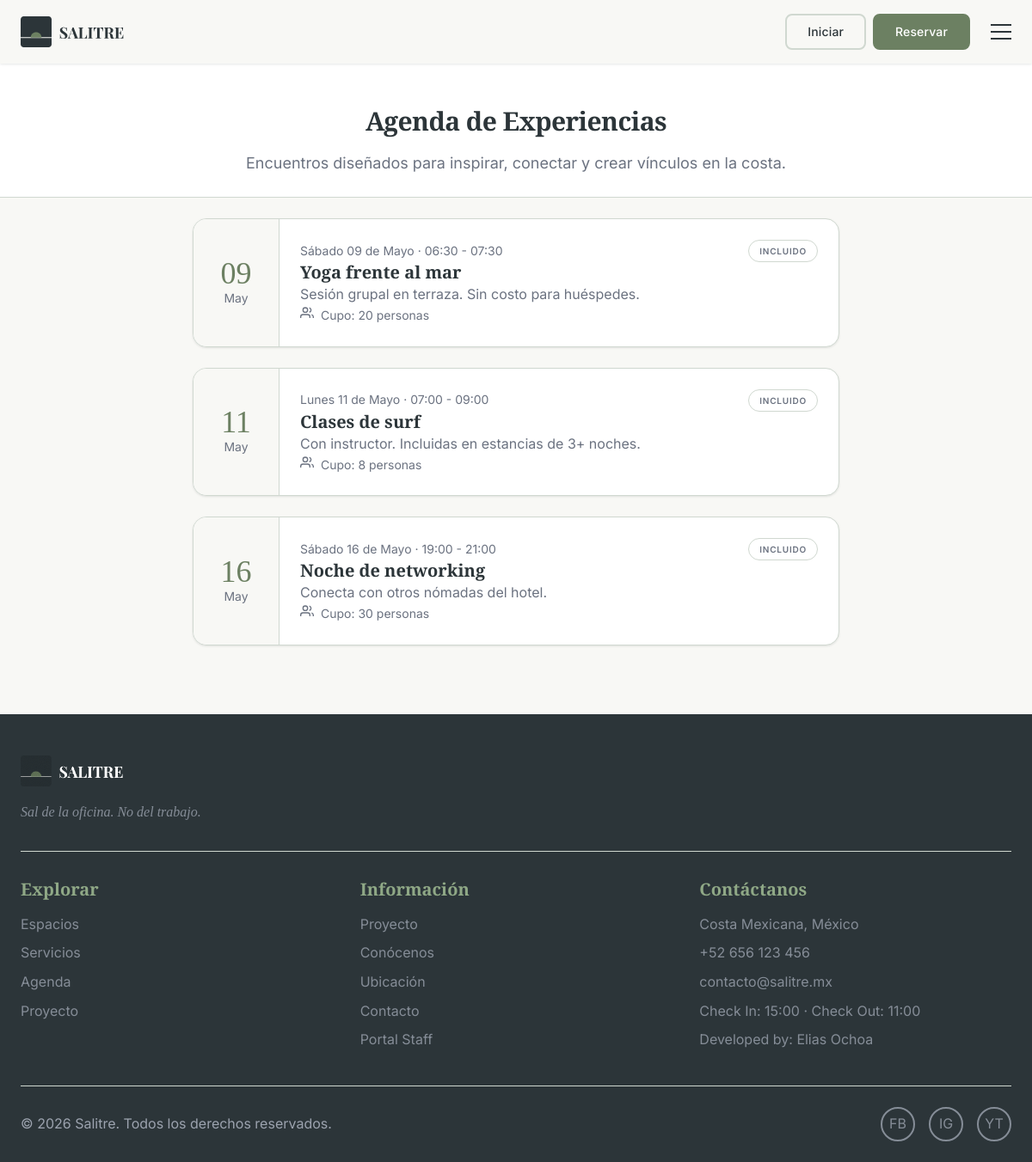
The page /client/agenda/index.php on the database its author committed.
### tables this page shows
CREATE TABLE eventos (
  id           INT AUTO_INCREMENT PRIMARY KEY,
  titulo       VARCHAR(150) NOT NULL,
  descripcion  TEXT,
  fecha_evento DATE NOT NULL,
  hora_inicio  TIME NULL,
  hora_fin     TIME NULL,
  cupo         SMALLINT UNSIGNED NULL,
  activo       TINYINT(1) NOT NULL DEFAULT 1,
  creado_en    TIMESTAMP DEFAULT CURRENT_TIMESTAMP,
  KEY idx_fecha (fecha_evento)
);

### client/agenda/index.php (called while the page is built, shortened)
<?php
$eventos = [];
try {
    $pdo = conectarDB();
    $stmt = $pdo->prepare(
        "SELECT * FROM eventos WHERE activo = 1 AND fecha_evento >= CURDATE()
         ORDER BY fecha_evento ASC, hora_inicio ASC"
    );
    $stmt->execute();
    $eventos = $stmt->fetchAll();
} catch (PDOException $e) {
    error_log("Error Agenda: " . $e->getMessage());
}
require_once dirname(__DIR__) . "/includes/header.php";
require_once dirname(__DIR__) . "/includes/nav.php";
require __DIR__ . '/index.view.php';
?>

### client/agenda/index.view.php (the view)
<div class="page-offset"></div>
<header class="agenda-hero section-pad text-center fade-in">
    <div class="container">
        <h1 class="section-title">Agenda de Experiencias</h1>
        <p class="text-muted text-lg max-w-2xl mx-auto">Encuentros diseñados para inspirar, conectar y crear vínculos en la costa.</p>
    </div>
</header>
<section class="agenda-content pb-12">
    <div class="container container--narrow">
        <?php if (empty($eventos)): ?>
            <div class="agenda-empty fade-in text-center p-8 mt-4" style="background:var(--color-surface); border:1px dashed var(--color-border); border-radius:var(--radius-lg);">
                <p class="text-muted text-lg">No hay eventos programados próximamente.</p>
            </div>
        <?php else: ?>
            <div class="agenda-list grid gap-6">
                <?php
                $meses = ['Enero','Febrero','Marzo','Abril','Mayo','Junio','Julio','Agosto','Septiembre','Octubre','Noviembre','Diciembre'];
                $dias = ['Lunes','Martes','Miércoles','Jueves','Viernes','Sábado','Domingo'];
                foreach ($eventos as $idx => $ev):
                    $dateObj = new DateTime($ev["fecha_evento"]);
                    $res = $dateObj->format('N');
                    $fecha_legible = $dias[$res - 1] . " " . $dateObj->format('d') . " de " . $meses[$dateObj->format('n') - 1];
                    $horaStr = "Todo el día";
                    if (!empty($ev["hora_inicio"])) {
                        $horaStr = date('H:i', strtotime($ev["hora_inicio"]));
                        if (!empty($ev["hora_fin"])) {
                            $horaStr .= " - " . date('H:i', strtotime($ev["hora_fin"]));
                        }
                    }
                    $cupoStr = (!empty($ev["cupo"]) && $ev["cupo"] > 0) ? "Cupo: " . (int)$ev["cupo"] . " personas" : "Cupo ilimitado";
                    $descRaw = (string)$ev["descripcion"];
                    $descTruncada = mb_strlen($descRaw) > 150 ? mb_substr($descRaw, 0, 150) . "..." : $descRaw;
                ?>
                    <article class="agenda-card fade-in flex" data-delay="<?= ($idx % 5) * 100 ?>">
                        <div class="agenda-card__time text-center">
                            <span class="agenda-card__day text-accent fw-700"><?= $dateObj->format('d') ?></span>
                            <span class="agenda-card__month text-sm text-muted uppercase"><?= substr($meses[$dateObj->format('n')-1], 0, 3) ?></span>
                        </div>
                        <div class="agenda-card__body">
                            <div class="flex-between align-center mb-2">
                                <span class="agenda-card__full-date text-sm fw-600 text-muted">
                                    <?= ucfirst(mb_convert_encoding($fecha_legible, 'UTF-8')) ?> · <?= $horaStr ?>
                                </span>
                                <span class="badge" style="background:var(--color-surface); border:1px solid var(--color-border); color:var(--color-text-muted); font-size:10px;">Incluido</span>
                            </div>
                            <h2 class="agenda-card__title text-xl fw-700 mb-2"><?= htmlspecialchars((string)$ev["titulo"], ENT_QUOTES, 'UTF-8') ?></h2>
                            <?php if (!empty($descTruncada)): ?>
                                <p class="agenda-card__desc text-base text-muted mb-4"><?= htmlspecialchars($descTruncada, ENT_QUOTES, 'UTF-8') ?></p>
                            <?php endif; ?>
                            <div class="agenda-card__footer flex align-center gap-2 text-sm text-muted">
                                <svg width="16" height="16" viewBox="0 0 24 24" fill="none" stroke="currentColor" stroke-width="2"><path d="M17 21v-2a4 4 0 0 0-4-4H5a4 4 0 0 0-4 4v2"/><circle cx="9" cy="7" r="4"/><path d="M23 21v-2a4 4 0 0 0-3-3.87"/><path d="M16 3.13a4 4 0 0 1 0 7.75"/></svg>
                                <span><?= $cupoStr ?></span>
                            </div>
                        </div>
                    </article>
                <?php endforeach; ?>
            </div>
        <?php endif; ?>
    </div>
</section>
<?php require_once dirname(__DIR__) . "/includes/footer.php"; ?>

### assets/css/shared/variables.css (style rules this page uses)
:root { --color-bg: #F8F8F5; --color-text: #2c3539; --color-accent: #6C8062; --color-accent-dark: #4A5C42; --color-accent-light: #8FA886; --color-surface: #FFFFFF; --color-mid: #E4E9E4; --color-border: #D0D8D0; --color-text-muted: #6B7280; --color-text-light: #9CA3AF; --color-success: #4A7C59; --color-error: #C0392B; --color-danger: #C0392B; --color-warning: #D97706; --color-info: #2563EB; --font-display: "Playfair Display", Georgia, serif; --font-body: "Inter", system-ui, sans-serif; --text-xs: 0.75rem; --text-sm: 0.875rem; --text-base: 1rem; --text-lg: 1.125rem; --text-xl: 1.25rem; --text-2xl: 1.5rem; --text-3xl: 1.875rem; --text-4xl: 2.25rem; --text-5xl: 3rem; --space-1: 0.25rem; --space-2: 0.5rem; --space-3: 0.75rem; --space-4: 1rem; --space-5: 1.25rem; --space-6: 1.5rem; --space-8: 2rem; --space-10: 2.5rem; --space-12: 3rem; --space-16: 4rem; --space-20: 5rem; --space-24: 6rem; --radius-sm: 0.25rem; --radius-md: 0.5rem; --radius-lg: 1rem; --radius-xl: 1.5rem; --radius-full: 9999px; --shadow-sm: 0 1px 3px rgba(44, 53, 57, 0.08), 0 1px 2px rgba(44, 53, 57, 0.04); --shadow-md: 0 4px 6px rgba(44, 53, 57, 0.07), 0 2px 4px rgba(44, 53, 57, 0.05); --shadow-lg: 0 10px 20px rgba(44, 53, 57, 0.10), 0 4px 8px rgba(44, 53, 57, 0.06); --shadow-xl: 0 20px 40px rgba(44, 53, 57, 0.12), 0 8px 16px rgba(44, 53, 57, 0.08); --transition: all 0.2s ease; --transition-slow: all 0.4s ease; --navbar-height: 72px; }

### assets/css/client/main.css (style rules this page uses)
.fade-in { opacity: 0; transform: translateY(24px); transition: opacity 0.7s ease, transform 0.7s ease; }
.fade-in.is-visible { opacity: 1; transform: none; }
.container { max-width: 1200px; margin: 0 auto; padding: 0 var(--space-6); }
.container--narrow { max-width: 800px; }
.grid { display: grid; }
.flex { display: flex; }
.flex-between { display: flex; align-items: center; justify-content: space-between; }
.gap-2 { gap: var(--space-2); }
.gap-6 { gap: var(--space-6); }
.text-center { text-align: center; }
.text-muted { color: var(--color-text-muted); }
.text-accent { color: var(--color-accent); }
.text-sm { font-size: var(--text-sm); }
.text-lg { font-size: var(--text-lg); }
.text-xl { font-size: var(--text-xl); }
.section-title { font-family: var(--font-display); font-size: var(--text-3xl); font-weight: 700; color: var(--color-text); margin-bottom: var(--space-4); letter-spacing: -0.02em; line-height: 1.15; }
.section-pad { padding: var(--space-20) 0; }
.page-offset { padding-top: var(--navbar-height); }
.badge { display: inline-flex; align-items: center; padding: var(--space-1) var(--space-3); font-size: var(--text-xs); font-weight: 600; text-transform: uppercase; letter-spacing: 0.08em; border-radius: var(--radius-full); background-color: var(--color-mid); color: var(--color-text-muted); }

### assets/css/client/agenda.css (style rules this page uses)
.agenda-hero { background-color: var(--color-surface); border-bottom: 1px solid var(--color-border); padding-top: calc(20px + var(--space-8)); padding-bottom: var(--space-6); margin-bottom: var(--space-6); }
.agenda-content .container { max-width: 800px; }
.agenda-card { background: var(--color-surface); border: 1px solid var(--color-border); border-radius: var(--radius-lg); box-shadow: var(--shadow-sm); transition: var(--transition); overflow: hidden; }
.agenda-card__time { padding: var(--space-6); background: var(--color-bg); border-right: 1px solid var(--color-border); min-width: 100px; display: flex; flex-direction: column; justify-content: center; }
.agenda-card__day { font-size: var(--text-4xl); line-height: 1; font-family: var(--font-display); display: block; }
.agenda-card__body { padding: var(--space-6); flex: 1; }

### rows shown on the page
eventos: fecha_evento "09", fecha_evento "May", fecha_evento "Sábado 09 de Mayo", horaStr "06:30 - 07:30", titulo "Yoga frente al mar", descripcion "Sesión grupal en terraza. Sin costo para huéspedes.", cupo "Cupo: 20 personas"
eventos: fecha_evento "11", fecha_evento "May", fecha_evento "Lunes 11 de Mayo", horaStr "07:00 - 09:00", titulo "Clases de surf", descripcion "Con instructor. Incluidas en estancias de 3+ noches.", cupo "Cupo: 8 personas"
eventos: fecha_evento "16", fecha_evento "May", fecha_evento "Sábado 16 de Mayo", horaStr "19:00 - 21:00", titulo "Noche de networking", descripcion "Conecta con otros nómadas del hotel.", cupo "Cupo: 30 personas"
